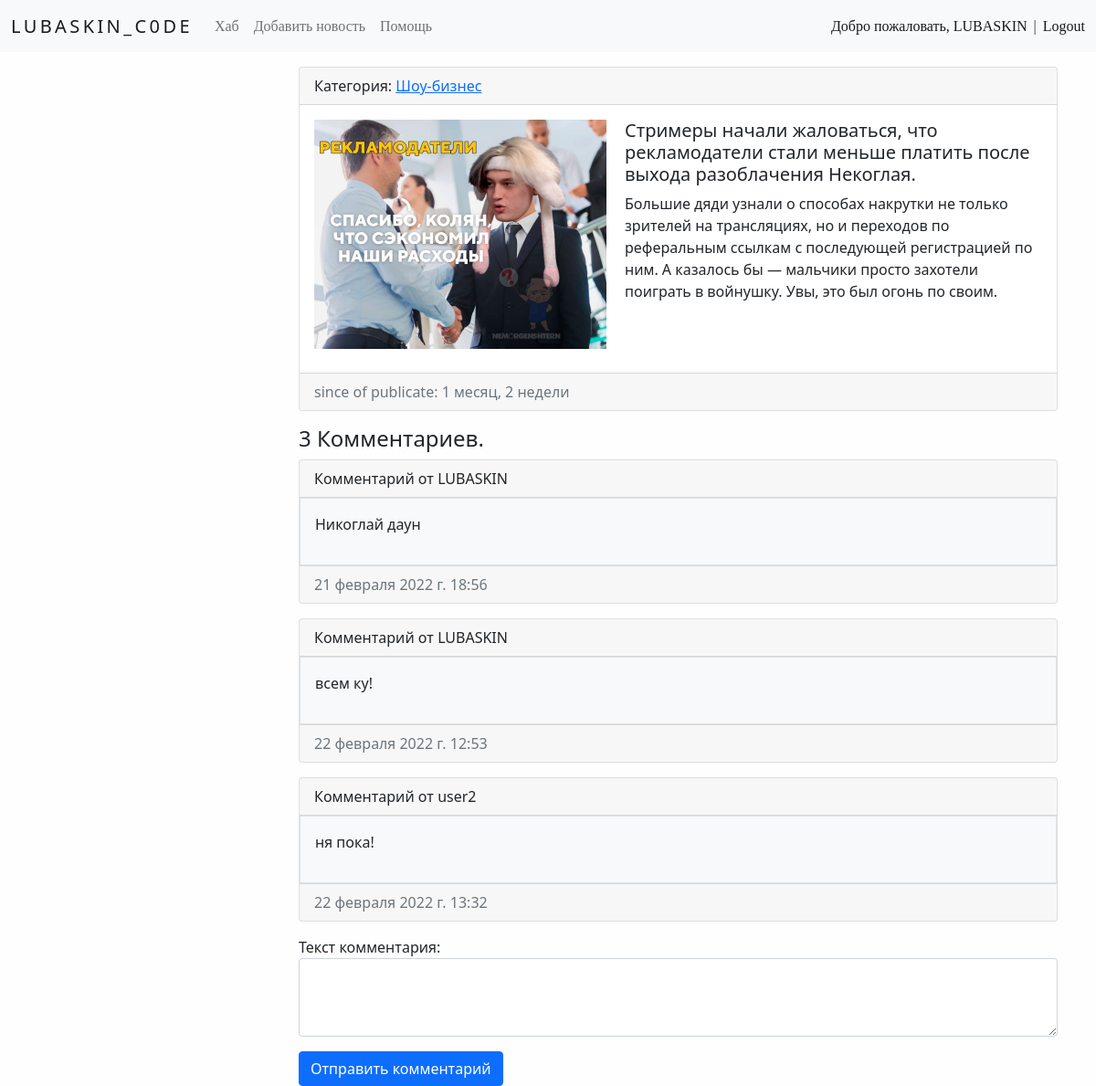
Screenshot of /news/34/ (signed in) with the database file from the repository.
### news/models.py (models this page shows, shortened)
class News(models.Model):
    title = models.CharField(max_length=150,verbose_name='Название') # стр поле для строк малых и больш размеров
    content = models.TextField(blank=True,verbose_name='Текст') # тип данных текст, blank = необязательно к заполнению
    created_at = models.DateTimeField(auto_now_add=True,verbose_name="NewsPaper-created_at") # дата и время # автоматически указывает дату при создании новости
    updated_at = models.DateTimeField(auto_now=True,verbose_name='NewsPaper-updated_at')
    photo = models.ImageField(upload_to='photos/%Y/%m/%d/',verbose_name='NewsPaper-photo',blank=True) # изображение
    is_published = models.BooleanField(default=True,verbose_name='Опубликовать?',blank=True)
    category = models.ForeignKey('Category',on_delete=models.PROTECT,null=True,verbose_name='Категория') # связь моделей
    views = models.IntegerField(default=0)
    class Meta:
        verbose_name = 'Новость'
        verbose_name_plural = 'Новости'
        ordering = ['-created_at']

class Category(models.Model):
    title = models.CharField(max_length=150,db_index=True,verbose_name='Категория')
    def get_absolute_url(self):
        return reverse('category',kwargs={'category_id':self.pk})
    def __str__(self):
        return self.title
    class Meta:
        verbose_name = 'Категория'
        verbose_name_plural = 'Категории'
        ordering = ['title']

class Comment(models.Model):
    news = models.ForeignKey(News,related_name='comments',on_delete=models.CASCADE)
    name = models.CharField(max_length=100)
    body = models.TextField(verbose_name='Текст комментария')
    created = models.DateTimeField(auto_now_add=True)
    updated= models.DateTimeField(auto_now=True)
    active = models.BooleanField(default=True)
    class Meta:
        ordering = ['created']

### news/views.py (the view)
# urls.py: path('news/<int:news_id>/',view_news,name='view_news'), # просмотр полной новости
def view_news(request,news_id):
        news_item = get_object_or_404(News,pk=news_id)
        comments = news_item.comments.filter(active=True)
        comment_form = CommentForm(data=request.POST or None)
        if request.user.is_authenticated:
            if request.method == 'POST':
                if comment_form.is_valid():
                    news_comment = comment_form.save(commit=False)
                    news_comment.news = news_item
                    news_comment.name = request.user
                    news_comment.save()
                    messages.success(request,'Ваш комментарий отправлен!')
                    return redirect('home')
                else:
                    messages.error(request,'Неправильно заполненный комментарий!')
            else:
                comment_form = CommentForm()
        return render(request,'news/view_news.html',context={'news_item':news_item,'comments':comments,'comment_form':comment_form})

### news/forms.py
class CommentForm(forms.ModelForm):
    class Meta:
        model = Comment
        fields = ['body']
        widgets = {
            'body':forms.Textarea(attrs={'class':'form-control','rows':3})
        }

### news/templatetags/news_tags.py (called while the page is built)
@register.simple_tag(name='get_list_categories')
def get_categories():
    return Category.objects.annotate(cnt=Count('news',filter=F('news__is_published'))).filter(cnt__gt=0)

### news/templates/news/view_news.html (shortened to what this page needs)
{%extends 'base.html'%}
{% block content %}
<div class="card mb-3">
    <div class="card-header">
        Категория: <a href="{{news_item.category.get_absolute_url}}">{{news_item.category}}</a>
    </div>
    <div class="card-body">
        <div class="'media">
            {% if news_item.photo %}
            <img src="{{ news_item.photo.url }}" alt="" height="220" width="320" class="img-fluid img-left">
            {%else%}
            <img src="https://picsum.photos/id/2/300/200" alt="" class="img-fluid img-left">
            {%endif%}
            <div class="media-body">
                <h5 class="card-title">{{news_item.title}}</h5>
                <p class="card-text">{{news_item.content|safe}}</p>
            </div>
        </div>
    </div>
    <div class="card-footer text-muted">
        since of publicate: {{news_item.created_at|timesince}}
    </div>
</div>
{%if request.user.is_authenticated%}
{%with comments.count as total_comments%}
<h4>
    {{total_comments}} Комментариeв.
</h4>
{%endwith%}
{%for comment in comments%}
<div class="card mb-3">
    <div class="card-header">
        Комментарий от {{comment.name}}
    </div>
    <div class="card-text">
        <div class="col">
            <div class="p-3 border bg-light">{{comment.body|linebreaks}}</div>
        </div>
    </div>
    <div class="card-footer text-muted">
        {{comment.created}}
    </div>
</div>
{%endfor%}
<form action="." method="post">
    {{comment_form.as_p}}
    <button type="submit" class="btn btn-primary btn-block">Отправить комментарий</button>
</form>
{%endif%}
{%endblock%}

### templates/inc/_nav.html (shortened to what this page needs)
<nav class="navbar navbar-expand-lg navbar-light bg-light">
    <div class="container-fluid">
        <a class="navbar-brand" href="{%url 'home'%}">
            <div class="satodsan-uvemopag">
                <p>LUBASKIN_C0DE</p>
            </div>
        </a>
        <div class="collapse navbar-collapse" id="navbarSupportedContent">
            <ul class="navbar-nav me-auto mb-2 mb-lg-0">
                <li class="nav-item"><a class="nav-link" href="{%url 'home'%}">Хаб</a></li>
                {%if request.user.is_authenticated%}
                <li class="nav-item"><a class="nav-link" href="{%url 'add_news'%}">Добавить новость</a></li>
                {%endif%}
                <li class="nav-item"><a class="nav-link" href="{%url 'contact'%}">Помощь</a></li>
            </ul>
            <span class="navbar-text">
                {%if request.user.is_authenticated%}
                <a class='hello-title'>Добро пожаловать, {{user.username}}</a> | <a class="logout"
                    href="{%url 'logout'%}">Logout</a>
                {%else%}
                <a class="reg" href="{%url 'reg'%}">Register</a> | <a class="auth" href="{%url 'auth'%}">Auth</a>
                {%endif%}
            </span>
        </div>
    </div>
</nav>

### lubaskin/static/css/style.css (style rules this page uses)
body { background-color: #fefefe; }
.img-left { margin: 0 20px 10px 0; float: left; }
.satodsan-uvemopag p { overflow: hidden; white-space: nowrap; margin: 0 auto; letter-spacing: .17em; animation: typing 2.5s steps(30, end), blink-caret .7s step-end infinite; }
.nav-item { font-family: cursive; }
.hello-title { text-decoration: none; font-family: cursive; }
.logout { text-decoration: none; font-family: cursive; }

### rows the page displays
News: category "Шоу-бизнес", photo (picture), title "Стримеры начали жаловаться, что рекламодатели стали меньше платить после выхода разоблачения Некоглая.", content "Большие дяди узнали о способах накрутки не только зрителей на трансляциях, но и переходов по реферальным ссылкам с последующей регистрацией по ним. А казалось бы — мальчики просто захотели поиграть в войнушку. Увы, это был огонь по своим.", created_at "1 месяц, 2 недели"
Comment: name "LUBASKIN", body "Никоглай даун", created "21 февраля 2022 г. 18:56"
Comment: name "LUBASKIN", body "всем ку!", created "22 февраля 2022 г. 12:53"
Comment: name "user2", body "ня пока!", created "22 февраля 2022 г. 13:32"

### other values shown
{{ user.username }} "LUBASKIN"
{{ total_comments }} "3"
